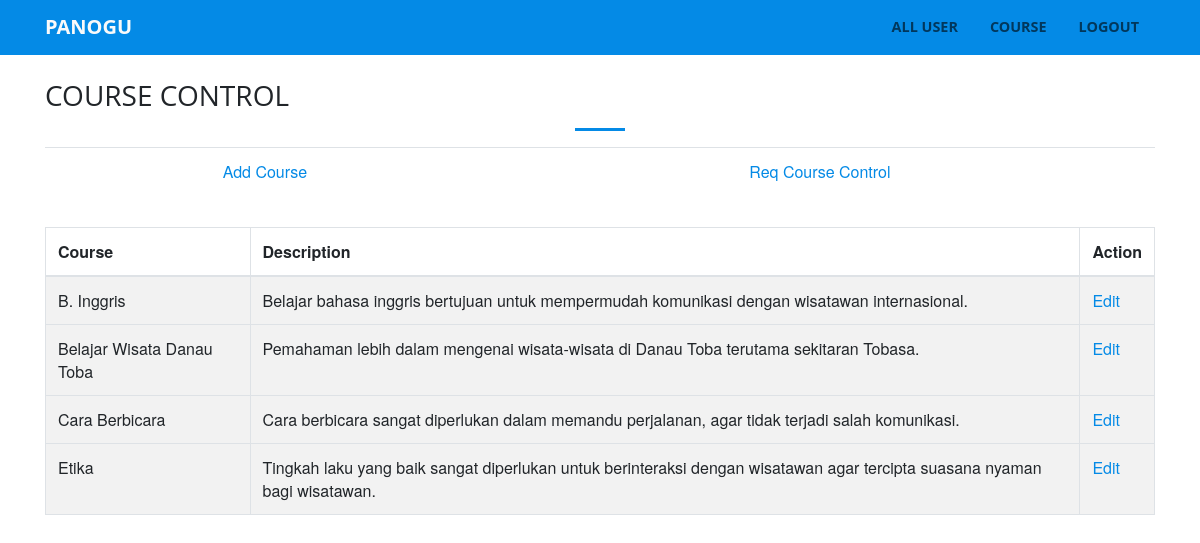
The page /admin/courseControl.php on the database its author committed.
### tables this page shows
CREATE TABLE `course` (
  `idcourse` int(11) NOT NULL,
  `coursename` varchar(45) DEFAULT NULL,
  `desciption` varchar(1000) DEFAULT NULL
);

### admin/courseControl.php (the view, shortened to what this page needs)
<?php
    include ("header.php");
    include ("../process/login/config.php");
?>
        <div class="container">
      <div class="row">
        <div class="col-md-12">
          <div class="about">
            <div class="panel panel-heading">
				<h3>COURSE CONTROL</h3><hr class="pg-titl-bdr-bta"></hr>
                <table border=0 class="table">
                  <tr style="text-align: center">
                    <td><a href="addCourse.php"><p>Add Course</p></a></td>
                    <td><a href="requestCourseControl.php"><p>Req Course Control</p></a></td></td>
                  </tr>
                </table>
			</div>
            <table class="table table-striped table-bordered table-hover">
              <thead>
                <tr>
                  <th>Course</th>
                  <th>Description</th>
                  <th>Action</th>
                </tr>
              </thead>
              <tbody>
              <?php
                $result = mysqli_query($mysqli, "SELECT * FROM course ORDER BY coursename ASC");
                while($course_data = mysqli_fetch_array($result)) {
                  echo "<tr>";
                  echo "<td>".$course_data['coursename']."</td>";
                  echo "<td>".$course_data['desciption']."</td>";
                  echo "<td><a href='editCourse.php?idcourse=$course_data[idcourse]'>Edit</a></td>";
                  echo "<tr>";
                }
              ?>
                </tbody>
                </table>
    </body>

### css/creative.css (style rules this page uses)
body, html { width: 100%; height: 100%; }
body { font-family: 'Merriweather', 'Helvetica Neue', Arial, sans-serif; }
hr { max-width: 50px; border-width: 3px; border-color: #048AE6; }
a { color: #048AE6; -webkit-transition: all 0.2s; -moz-transition: all 0.2s; transition: all 0.2s; }
h1, h2, h3, h4, h5, h6 { font-family: 'Open Sans', 'Helvetica Neue', Arial, sans-serif; }

### rows shown on the page
course: coursename "B. Inggris", desciption "Belajar bahasa inggris bertujuan untuk mempermudah komunikasi dengan wisatawan internasional."
course: coursename "Belajar Wisata Danau Toba", desciption "Pemahaman lebih dalam mengenai wisata-wisata di Danau Toba terutama sekitaran Tobasa."
course: coursename "Cara Berbicara", desciption "Cara berbicara sangat diperlukan dalam memandu perjalanan, agar tidak terjadi salah komunikasi."
course: coursename "Etika", desciption "Tingkah laku yang baik sangat diperlukan untuk berinteraksi dengan wisatawan agar tercipta suasana nyaman bagi wisatawan."
